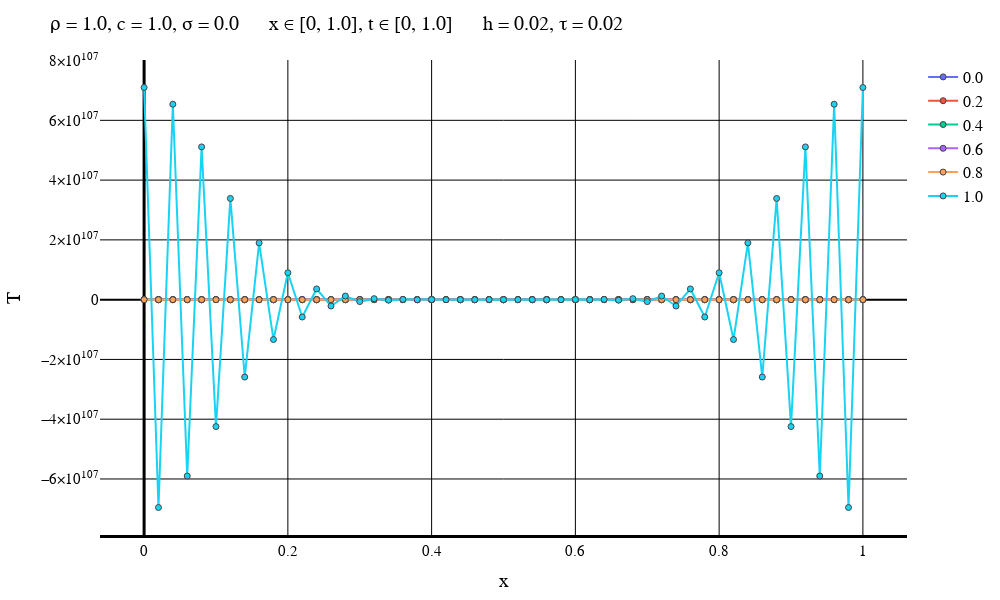

The notebook cell this image was saved under:
### Code cell
typeOfScheme = "Forward"

solutionFile = "D:\\Calc_Methods_2\\Lab2\\LinearHeatEq\\SecondConds\\$typeOfScheme\\solution$numOfEq.txt"
dataFile = "D:\\Calc_Methods_2\\Lab2\\LinearHeatEq\\SecondConds\\$typeOfScheme\\data$numOfEq.txt"
intervalFile = "D:\\Calc_Methods_2\\Lab2\\LinearHeatEq\\SecondConds\\$typeOfScheme\\interval$numOfEq.txt"

solutionMatrix = readdlm(solutionFile)
dataVec = readdlm(dataFile)
intervalVec = readdlm(intervalFile);

L = dataVec[3]
timeEnd = dataVec[4]
numOfXIntervals = Int(intervalVec[1])
numOfTIntervals = Int(intervalVec[2])
h = L / numOfXIntervals
τ = timeEnd / numOfTIntervals
if default == true
    plotStep = trunc(Int, timeEnd / (defaultStepParam * τ))
    numOfPlots = numOfTIntervals + 1    
else
    plotStep = firstSteps
    numOfPlots = firstPlots
end
println("Шаг графика: $plotStep")
println("Время последнего графика: $((numOfPlots - 1)*τ)")
makePlot(numOfPlots, plotStep, solutionMatrix, dataVec, intervalVec)
